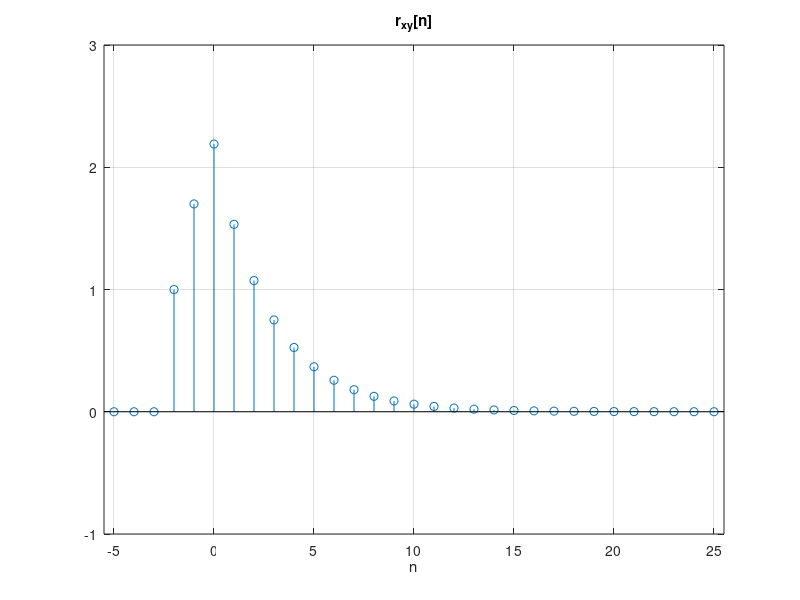

Here is the MATLAB script that generated this plot:
% Script: exdt_5_26.m
a = 0.7;       % Parameter 'a'
n = [-5:25];   % Vector of sample indices
% Compute the cross correlation
rxy = a.^n.*(n>=0)+a.^(n+1).*(n>=-1)+a.^(n+2).*(n>=-2);
% Graph the cross correlation
stem(n,rxy); grid;
axis([-5.5,25.5,-1,3]);
xlabel('n');
title('r_{xy}[n]');